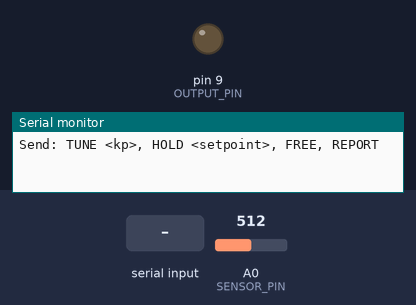
This sketch was run on a simulated Arduino Uno, built with avr-gcc and run on an emulated ATmega328P. Shown: output pins drawn as LEDs (lit = HIGH), the last lines printed to the serial monitor. The test bench sets the inputs (shaded band); at power-on: A0 (SENSOR_PIN) = 512.

Above: at 1.2 s.
1.3 s: "HOLD 150\n" received over Serial
At 2.2 s:
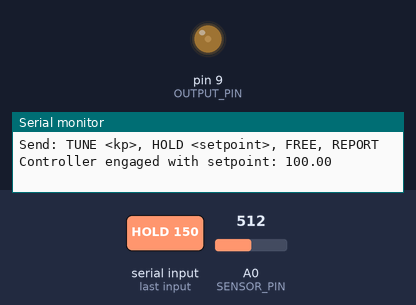
2.8 s: "TUNE 150\n" received over Serial
At 3.3 s:
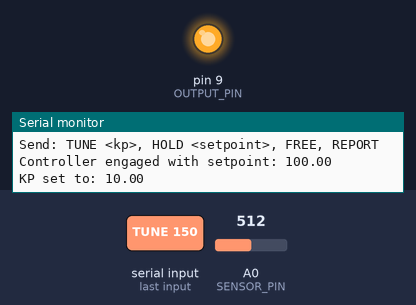
4.3 s: A0 (SENSOR_PIN) set to 900
At 5.3 s:
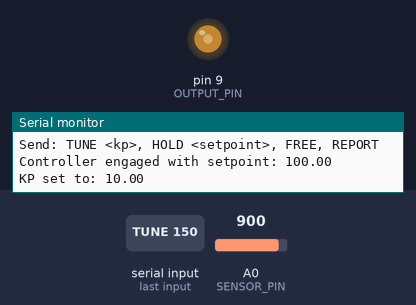
5.8 s: "FREE\n" received over Serial
At 6.6 s:
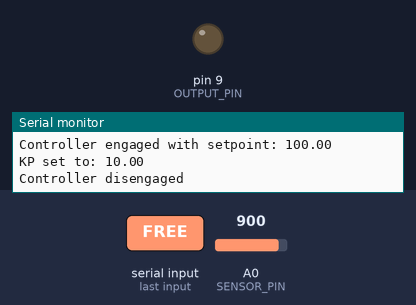
8.8 s: "HOLD\n" received over Serial
At 10.1 s:
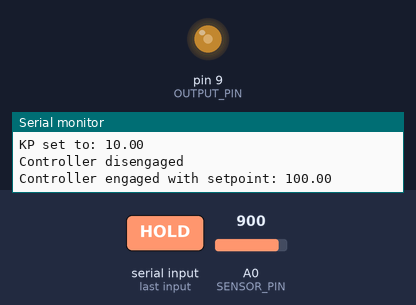
Timing chart, 0 to 11.3 s (numbered marks = the images above; inputs shaded):
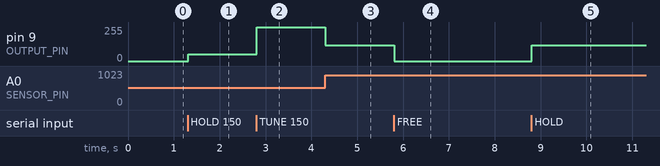

The sketch:

active_mode_258.ino
```cpp
// snippet: active_mode_258
// tags: active, serial, command, response
// boards: avr, megaavr, nano33iot, romi32u4, rp2040
// library: none
// description: Active sketch: TUNE <kp> updates proportional gain, HOLD <setpoint> engages controller
// prompts: active, sketch, updates, proportional, <setpoint>, engages
// verified: compile-only
// source: kd-generated (id 258)

#define SENSOR_PIN   A0
#define SETPOINT_PIN A1
#define OUTPUT_PIN   9

float kp = 1.0f;
float ki = 0.0f;  // integral gain (not tuned via serial, but available)
float kd = 0.0f;  // derivative gain
float setpoint = 0.0f;
float measured = 0.0f;
float output = 0.0f;

float integral = 0.0f, prevError = 0.0f;
bool controllerActive = false;
unsigned long prevMs = 0;

float pidUpdate(float sp, float pv, float dt) {
  float err = sp - pv;
  integral += err * dt;
  integral = constrain(integral, -200.0f, 200.0f);  // anti-windup
  float deriv = (err - prevError) / dt;
  prevError = err;
  return kp * err + ki * integral + kd * deriv;
}

void setup() {
  Serial.begin(9600);
  pinMode(SENSOR_PIN, INPUT);
  pinMode(SETPOINT_PIN, INPUT);
  prevMs = millis();
  Serial.println("Send: TUNE <kp>, HOLD <setpoint>, FREE, REPORT");
}

void loop() {
  unsigned long now = millis();
  float dt = (now - prevMs) / 1000.0f;
  prevMs = now;

  if (controllerActive && dt > 0.0f) {
    // Read sensor: convert ADC to 0-100 range
    measured = analogRead(SENSOR_PIN) * (100.0f / 1023.0f);
    output = pidUpdate(setpoint, measured, dt);
    output = constrain(output, 0.0f, 255.0f);
    analogWrite(OUTPUT_PIN, (int)output);
  }

  if (Serial.available() > 0) {
    String cmd = Serial.readStringUntil('\n');
    cmd.trim();

    if (cmd.startsWith("TUNE")) {
      // Parse kp from serial argument
      int spaceIdx = cmd.indexOf(' ');
      if (spaceIdx > 0) {
        float val = cmd.substring(spaceIdx + 1).toFloat();
        kp = constrain(val, 0.1f, 10.0f);
        Serial.print("KP set to: "); Serial.println(kp);
      }
    } else if (cmd.startsWith("HOLD")) {
      // Parse setpoint from serial argument
      int spaceIdx = cmd.indexOf(' ');
      if (spaceIdx > 0) {
        float val = cmd.substring(spaceIdx + 1).toFloat();
        setpoint = constrain(val, 0.0f, 100.0f);
      }
      controllerActive = true;
      integral = 0.0f;  // reset integral on new setpoint
      prevError = 0.0f;
      Serial.print("Controller engaged with setpoint: "); Serial.println(setpoint);
    } else if (cmd == "FREE") {
      controllerActive = false;
      analogWrite(OUTPUT_PIN, 0);
      Serial.println("Controller disengaged");
    } else if (cmd == "REPORT") {
      Serial.print("KP: "); Serial.println(kp);
      Serial.print("Setpoint: "); Serial.println(setpoint);
      Serial.print("Measured: "); Serial.println(measured);
      Serial.print("Output: "); Serial.println(output);
    }
  }
}
```

Measured:
- after the input at 1.3 s, pin 9 (OUTPUT_PIN): 0/255 → 49/255 at once
- after the input at 2.8 s, pin 9 (OUTPUT_PIN): 49/255 → 255/255 at once
- after the input at 4.3 s, pin 9 (OUTPUT_PIN): 255/255 → 120/255 at once
- after the input at 5.8 s, pin 9 (OUTPUT_PIN): 120/255 → 0/255 at once
- after the input at 8.8 s, pin 9 (OUTPUT_PIN): 0/255 → 120/255 at once
